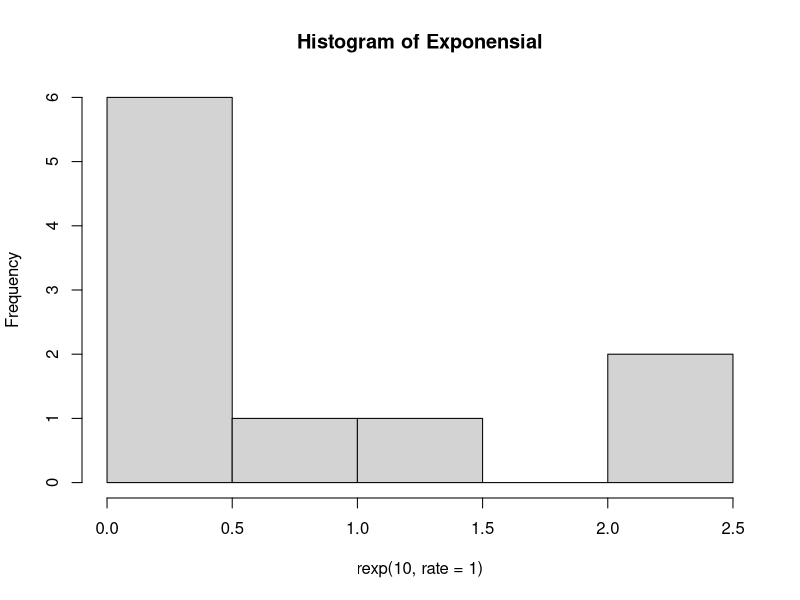
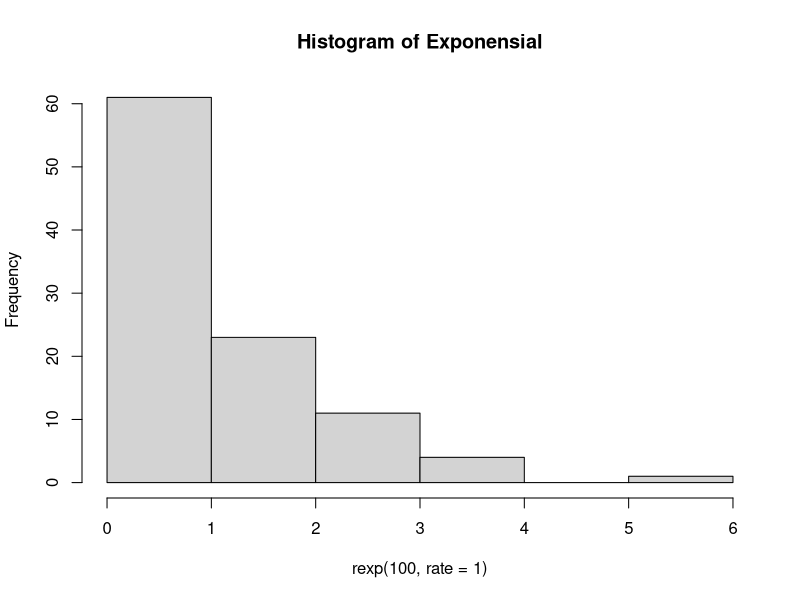
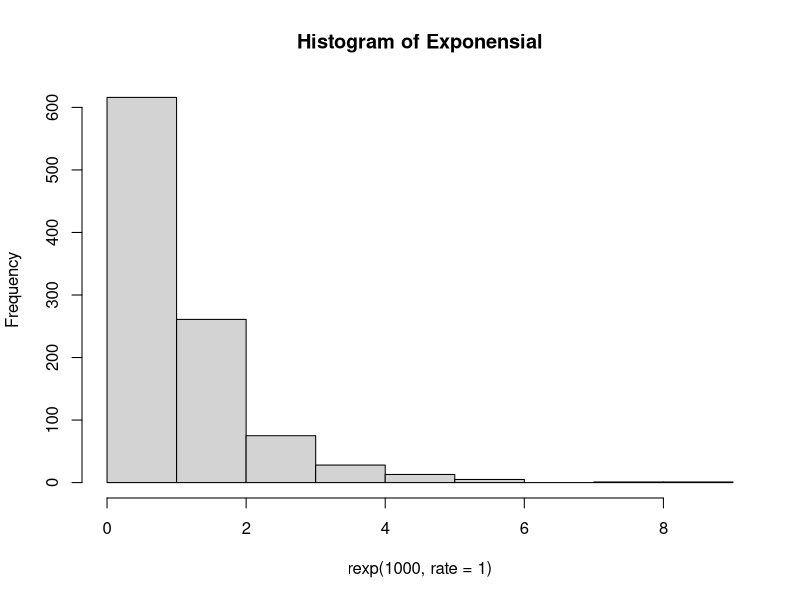
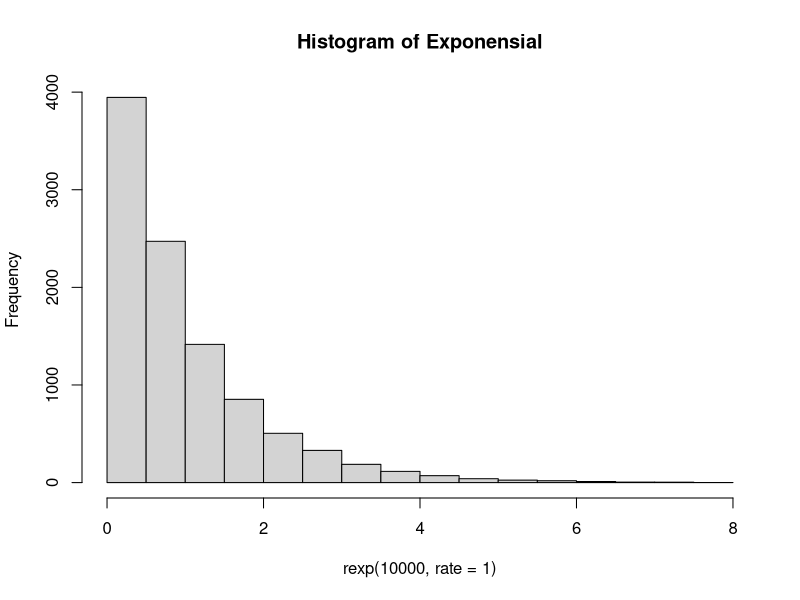

Generate these figures, in order, with R: (Note: this script raises an error after producing the figures.)
#NO.5
x5=3
#a
peluang5=dexp(x5,rate=1,log=FALSE)
#b
hist(rexp(10,rate=1),main="Histogram of Exponensial")
hist(rexp(100,rate=1),main="Histogram of Exponensial")
hist(rexp(1000,rate=1),main="Histogram of Exponensial")
hist(rexp(10000,rate=1),main="Histogram of Exponensial")
#c
n5=100
mean = 1/x
mean
var = ((mean) * (1/sqrt(n5)))*((mean) * (1/sqrt(n5)))
var
